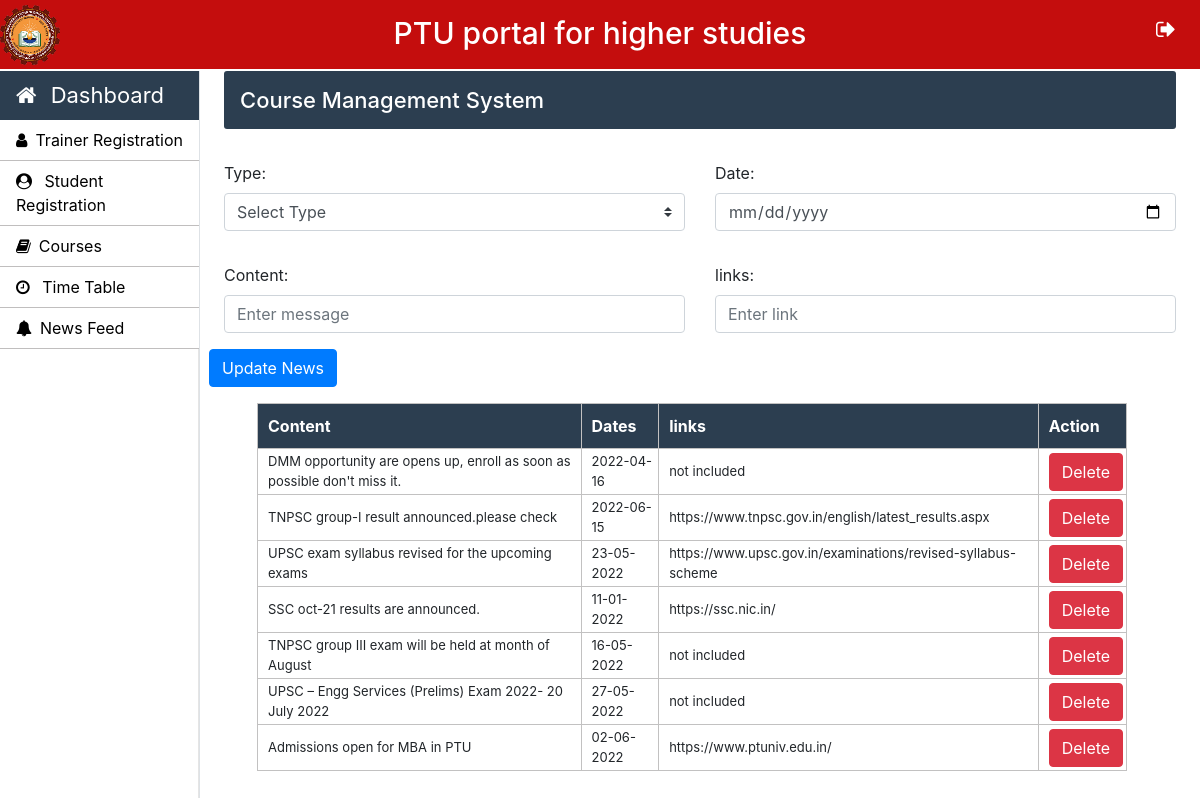
The page /Admin/notification.php on the database its author committed.
### tables this page shows
CREATE TABLE `notify` (
  `id` int(20) NOT NULL,
  `type` varchar(50) NOT NULL,
  `content` varchar(1000) NOT NULL,
  `date` varchar(20) NOT NULL,
  `links` varchar(1000) NOT NULL
);

### Admin/notification.php (the view, shortened to what this page needs)
<?php
		require_once "config.php";
	?>
<!doctype html>
<html lang="en">
	<head>
	</head>
	<body>
		<?php include('../common/common-header.php') ?>
		<?php include('../common/admin-sidebar.php') ?>
		<main role="main" class="col-xl-10 col-lg-9 col-md-8 ml-sm-auto px-md-4 mb-2 w-100">
			<div class="sub-main">
				<div class="bar-margin text-center d-flex flex-wrap flex-md-nowrap pt-3 pb-2 mb-3 text-white admin-dashboard pl-3">
					<h4>Course Management System </h4>
				</div>
				<div class="row">
					<div class="col-md-12">
						<form action="notification.php" method="post">
							<div class="row mt-3">
                            <div class="col-md-6">
                                    <div class="form-group">
                                        <label for="exampleInputEmail1">Type: </label>
                                        <select class="browser-default custom-select" name="type">
                                            <option >Select Type</option>
                                        </select>
                                    </div>
                                </div>
								<div class="col-md-6 form-group">
									<div class="form-group">
										<label for="exampleInputEmail1">Date: </label>
										<input type="date" name="date" class="form-control" required placeholder="Select date">
									</div>
								</div>
								<div class="col-md-6">
									<div class="form-group">
										<label for="exampleInputPassword1">Content:</label>
										<input type="text" name="content" class="form-control" required placeholder="Enter message">
									</div>
								</div>
								<div class="col-md-6">
									<div class="form-group">
										<label for="exampleInputPassword1">links:</label>
										<input type="text" name="links" class="form-control" required placeholder="Enter link">
									</div>
								</div>
								</div>
							</div>
							<div class="row w-100">
								<div class="col-md-12">
									<input type="submit" name="noti" value="Update News" class=" btn btn-primary ml-auto">
								</div>
							</div>
					</div>
				</div>
				<div class="row">
					<div class="col-md-11 ml-2">
						<section class="mt-3">
							<table class="w-100 table-elements mb-3 table-three-tr" cellpadding="3">
								<tr class="table-tr-head table-three text-white">
									<th>Content</th>
									<th>Dates</th>
									<th>links</th>
									<th>Action</th>
								</tr>
								<?php
									$query="select * from notify ORDER BY id DESC";
									$run=mysqli_query($con,$query);
									while($row=mysqli_fetch_array($run)) {
									echo	"<tr>";
									echo	"<td>".$row['content']."</td>";
									echo	"<td>".$row['date']."</td>";
									if($row['links']==''){
										echo	"<td>not included</td>";
									}
									else{
										echo	"<td>".$row['links']."</td>";
									}
									echo	"<td width='20'><a class='btn btn-danger' href=delete-function.php?noti_code=".$row['id'].">Delete</a></td>";
									echo	"</tr>";
									}
								?>
							</table>
						</section>
					</div>
				</div>
		</main>
	</body>
</html>

### Css/style.css (style rules this page uses)
h4 { font-size: 22px; }
.admin-dashboard { margin-top: 1px !important; background: #2c3e50 !important; border-radius: 3px; }
.table-elements tr, td, th { font-size: 13px; border: 1px solid rgb(194, 193, 193); padding-left: 10px !important; }
.table-three { background: #2c3e50 !important; }
.table-tr-head { height: 45px !important; padding: 10px !important; margin-top: 5px !important; }
.table-font-for-transcript td, th { font-size: 16px !important; }

### Common/common-header.php (style rules this page uses)
table { text-align:left; margin-left: 25px; }

### rows shown on the page
notify: content "DMM opportunity are opens up, enroll as soon as possible don't miss it.", date "2022-04-16", links "not included"
notify: content "TNPSC group-I result announced.please check", date "2022-06-15", links "https://www.tnpsc.gov.in/english/latest_results.aspx"
notify: content "UPSC exam syllabus revised for the upcoming exams", date "23-05-2022", links "https://www.upsc.gov.in/examinations/revised-syllabus-scheme"
notify: content "SSC oct-21 results are announced.", date "11-01-2022", links "https://ssc.nic.in/"
notify: content "TNPSC group III exam will be held at month of August", date "16-05-2022", links "not included"
notify: content "UPSC – Engg Services (Prelims) Exam 2022- 20 July 2022", date "27-05-2022", links "not included"
notify: content "Admissions open for MBA in PTU", date "02-06-2022", links "https://www.ptuniv.edu.in/"
